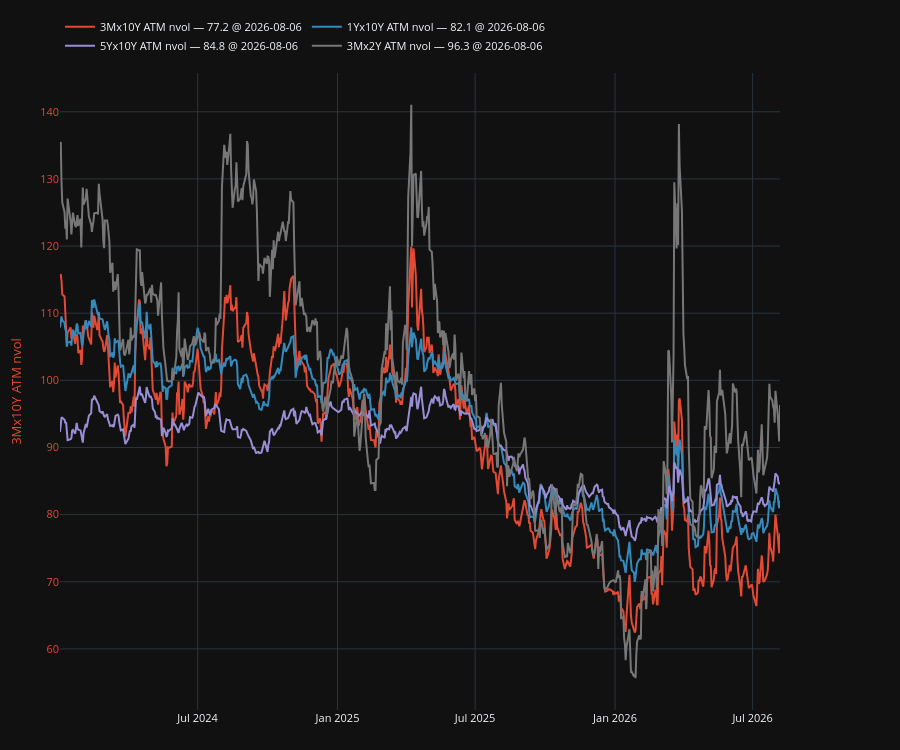

Notebook code for this chart:
### Code cell
plot, fig, ax, ax2, legend = make_secondary_axis_plot(engine="plotly")
for col in atm.columns:
    plot(atm[col], which="left")
legend(valfmt="{:.1f}", show_date=True)

### Figure 1 — Plotly figure (JSON) as saved in the notebook; plotly's stock layout.template omitted (floating-point values rounded to 4 significant figures; data arrays with more than 128 entries replaced by an {"elided": "..."} marker saying what was removed)
{"data": [{"line": {"color": "#E24A33"}, "mode": "lines", "name": "3Mx10Y ATM nvol — 77.2 @ 2026-08-06", "showlegend": true, "type": "scatter", "x": {"elided": "649 str values"}, "y": {"elided": "649 float values"}, "yaxis": "y"}, {"line": {"color": "#348ABD"}, "mode": "lines", "name": "1Yx10Y ATM nvol — 82.1 @ 2026-08-06", "showlegend": true, "type": "scatter", "x": {"elided": "649 str values"}, "y": {"elided": "649 float values"}, "yaxis": "y"}, {"line": {"color": "#988ED5"}, "mode": "lines", "name": "5Yx10Y ATM nvol — 84.8 @ 2026-08-06", "showlegend": true, "type": "scatter", "x": {"elided": "649 str values"}, "y": {"elided": "649 float values"}, "yaxis": "y"}, {"line": {"color": "#777777"}, "mode": "lines", "name": "3Mx2Y ATM nvol — 96.3 @ 2026-08-06", "showlegend": true, "type": "scatter", "x": {"elided": "649 str values"}, "y": {"elided": "649 float values"}, "yaxis": "y"}], "layout": {"font": {"size": 11}, "height": 750, "legend": {"orientation": "h", "x": 0.0, "xanchor": "left", "y": 1.02, "yanchor": "bottom"}, "margin": {"b": 40, "l": 60, "r": 120, "t": 60}, "newshape": {"line": {"color": "red"}}, "title": {}, "xaxis": {"showgrid": true, "showspikes": true, "spikecolor": "white", "spikemode": "across", "spikesnap": "cursor"}, "yaxis": {"showgrid": true, "showspikes": true, "spikecolor": "white", "spikesnap": "cursor", "spikethickness": 0.5, "tickfont": {"color": "#E24A33"}, "title": {"font": {"color": "#E24A33"}, "text": "3Mx10Y ATM nvol"}}}}
